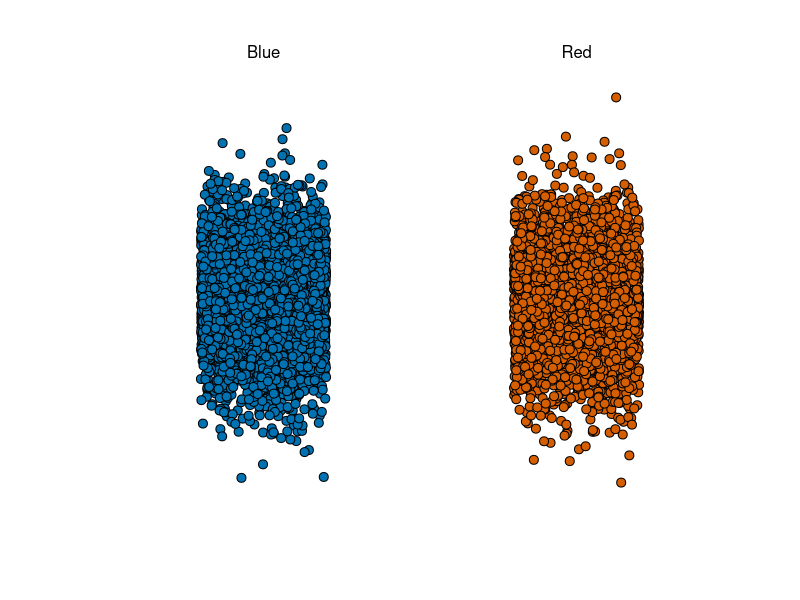

Reproduce this figure in R. (Note: this script raises an error after producing the figure.)
library(tidyverse)
library(dslabs)
take_poll(10000)

#Assesment

N <-25
p <- seq(0,1, length = 100)

se <- sapply(p,function(x){sqrt(p*(1-p)/N)})

plot(p,se)
